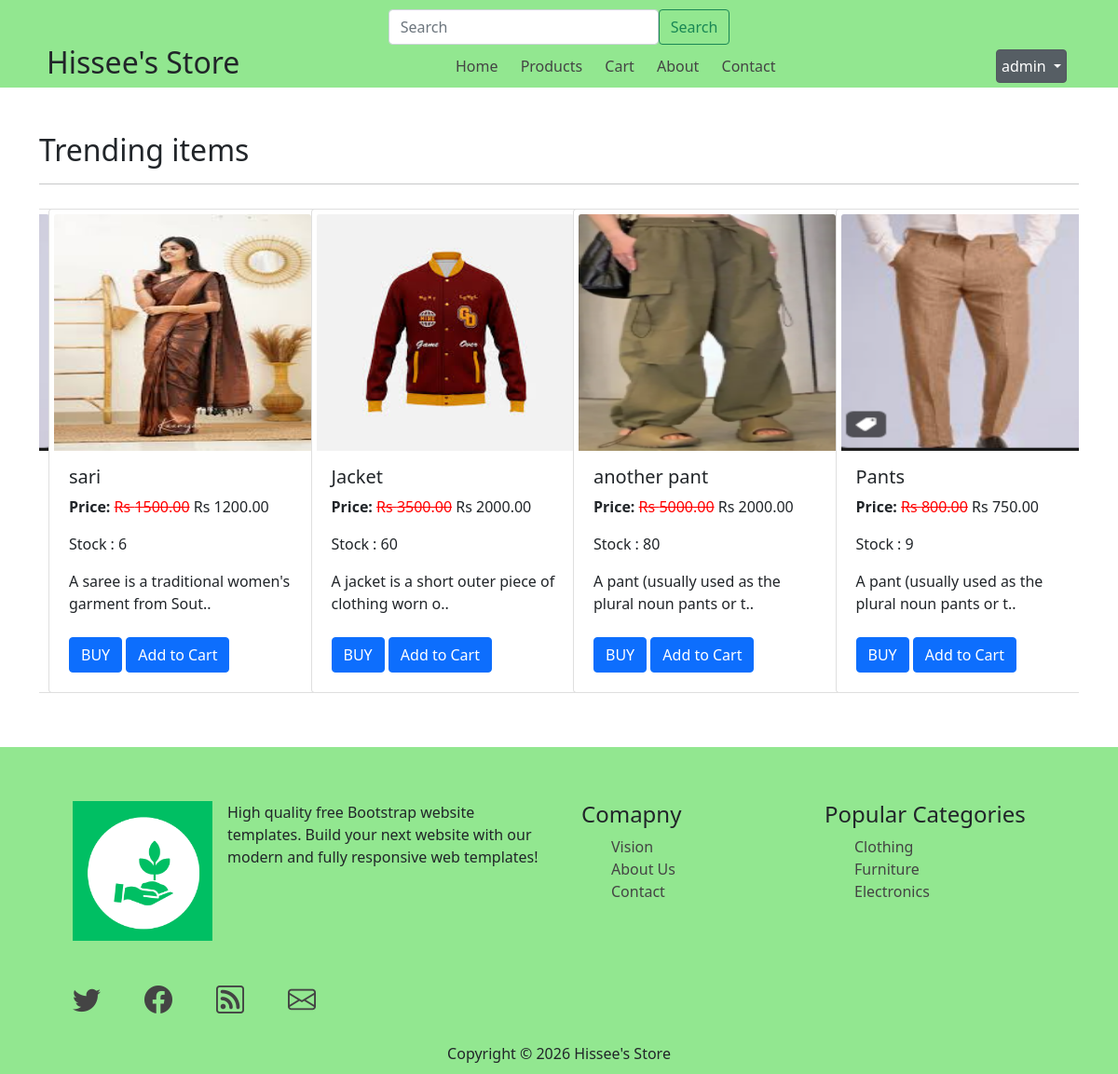
The app's page / (signed in) with its own data.
### products/models.py (models this page shows, shortened)
class Product(models.Model):
    name = models.CharField(max_length=200)
    original_price = models.DecimalField(max_digits=7,decimal_places=2)
    selling_price = models.DecimalField(max_digits=7,decimal_places=2)
    stock = models.IntegerField()
    category = models.ForeignKey(Category, on_delete=models.CASCADE)
    trending = models.BooleanField(default=False)
    tag = models.SlugField()
    image = models.FileField(upload_to='static/uploads')
    created_at = models.DateTimeField(auto_now_add=True)
    description = models.TextField(blank=True)

### userpage/models.py (models this page shows, shortened)
class WebInfo(models.Model):
    title = models.CharField(max_length=100)
    favicon = models.FileField(upload_to='static/uploads')
    logo = models.FileField(upload_to='static/uploads')
    bio = models.TextField(blank=True)
    email = models.EmailField(max_length=100)
    phone = models.CharField(max_length=20,validators=[MinLengthValidator, MaxLengthValidator(14)])
    address = models.CharField(max_length=100)
    fb_link = models.URLField(blank=True)
    insta_link = models.URLField(blank=True)

### userpage/views.py (the view)
# urls.py: path('',index)
def index(request):
    context = {
        'products' : Product.objects.filter(trending = True).order_by('-id')[:4]
    }
    return render(request, 'design/index.html',context)

### userpage/generals.py (called while the page is built)
def webInfo(request):
    context = {
        'data': WebInfo.objects.last()
    }
    return context

### templates/design/index.html
{% extends "base.html" %}
{% block main-content %}
<div class="container caresol my-5">
<h2>Trending items</h2>
<hr>
  <div class='d-flex owl-carousel products'>
    {% for product in products %}
      <div class="card" id='products' style="width: 18rem;">
          <img src="/{{product.image}}" class="card-img-top" alt="{{product.item}}">
        <div class="card-body">
          <h5 title="{{product.name}}" class="card-title">{{product.name}}</h5>
            <p class="card-text">
                <span class= 'fw-bold'>Price: </span>
                <del style = "color:red">Rs {{product.original_price}}</del>
                <span> Rs {{product.selling_price}}</span>
            </p>
          <p class="card-text">Stock : {{product.stock}} </p>
          <small title="{{product.description}}" class="fs-6">{{product.description|slice:':50'}}..</small><br><br>
          <a href="#" class="btn btn-primary">BUY</a>
          <a href="#" class="btn btn-primary">Add to Cart</a>
        </div>
      </div>
{% endfor %}
  </div>
</div>
{% endblock main-content %}

### templates/components/header.html (shortened to what this page needs)
<header class = 'hid'>
  <div class = 'col-md-4 m-auto'>
    <form class="form-inline my-2 my-lg-0 d-flex w-">
      <input class="form-control mr-sm-2" type="search" placeholder="Search" aria-label="Search">
      <button class="btn btn-outline-success my-2 my-sm-0" type="submit">Search</button>
    </form>
  </div>
  <div class = 'nav-bar d-flex flex-wrap justify-space-between'>
    <div class = 'logo'>
      <h2>Hissee's Store</h2>
    </div>
    <div class = 'menu '>
      <a href="/">Home</a>
      <a href="{% url 'all-products' %}">Products</a>
      <a href="">Cart</a>
      <a href="">About</a>
      <a href="">Contact</a>
    </div>
    <div class = 'auth-btn  '>
      {% if user.is_authenticated %}
      <div class="dropdown show">
        <a class="btn btn-secondary dropdown-toggle" href="#" role="button" id="dropdownMenuLink" data-toggle="dropdown" aria-haspopup="true" aria-expanded="false">
          {{user.username}}
        </a>
      </div>
      {% else %}
      <a class = 'btn btn-primary'>Login</a>
      <a class = 'btn btn-secondary'>Register</a>
    </div>
    {% endif %}
  </div>
</header>

### templates/components/footer.html
<footer class='fid'>
    <div class="footer-top container row d-flex justify-content-center m-auto mt-5">
            <div class="footer-logo-div col-xl-6 justify mb-4">
                <div class = 'd-flex '>
                    <a href="#"><img src="/{{data.favicon}}" alt="bootstrap" width="186"
                        height="26"></a><br>
                    <p  class = 'mx-3'>High quality free Bootstrap website templates. Build your next website with our modern and fully
                responsive web templates!</p>
                </div>
                <br>
                <div class="social-links d-flex mt-3">
                    <a href=""><i class="bi bi-twitter"></i></a>
                    <a href="{{data.fb_link}}"><i class="bi bi-facebook"></i></a>
                    <a href=""><i class="bi bi-rss"></i></a>
                    <a href=""><i class="bi bi-envelope"></i></a>
                </div>
            </div>
            <div class="footer-list-sollection col-xl-6 row">
                <div class="footer-list col-lg-6 justify">
                    <h4>Comapny</h4>
                    <ul type="none">
                        <li><a href="">Vision</a></li>
                        <li><a href="">About Us</a></li>
                        <li><a href="">Contact</a></li>
                    </ul>
                </div>
                <div class="footer-list col-lg-6 justify">
                    <h4>Popular Categories</h4>
                    <ul type="none">
                        <li><a href="">Clothing</a></li>
                        <li><a href="">Furniture</a></li>
                        <li><a href="">Electronics</a></li>
                    </ul>
                </div>
            </div>
        </div>
        <div class="footer-buttom text-center">
            Copyright © 2026 Hissee's Store
        </div>
</footer>

### static/css/style.css (style rules this page uses)
* { margin: 0; box-sizing: border-box; }
:root { --text-color: #444; --primary-color: #92e790; --secondary-text-color: #40608f; }
.nav-bar a { text-decoration: none; color: var(--text-color); margin: 5px; padding: 5px; }
.nav-bar, .menu { justify-content: space-between; }
.menu { align-self: center; }
.auth-btn a { color: aliceblue; }
.hid { background-color: var(--primary-color); padding: 10px 50px 0px 50px ; }
.footer-logo-div a img { height: 150px; width: 150px; }

### records on screen
Product: image (picture), name "another pant", original_price "5000.00", selling_price "2000.00", stock "80", description "A pant (usually used as the plural noun pants or t"
Product: image (picture), name "Pants", original_price "800.00", selling_price "750.00", stock "9", description "A pant (usually used as the plural noun pants or t"
Product: image (picture), name "sari", original_price "1500.00", selling_price "1200.00", stock "6", description "A saree is a traditional women's garment from Sout"
Product: image (picture), name "Jacket", original_price "3500.00", selling_price "2000.00", stock "60", description "A jacket is a short outer piece of clothing worn o"
WebInfo: favicon (picture)

### other values on screen
{{ user.username }} "admin"
